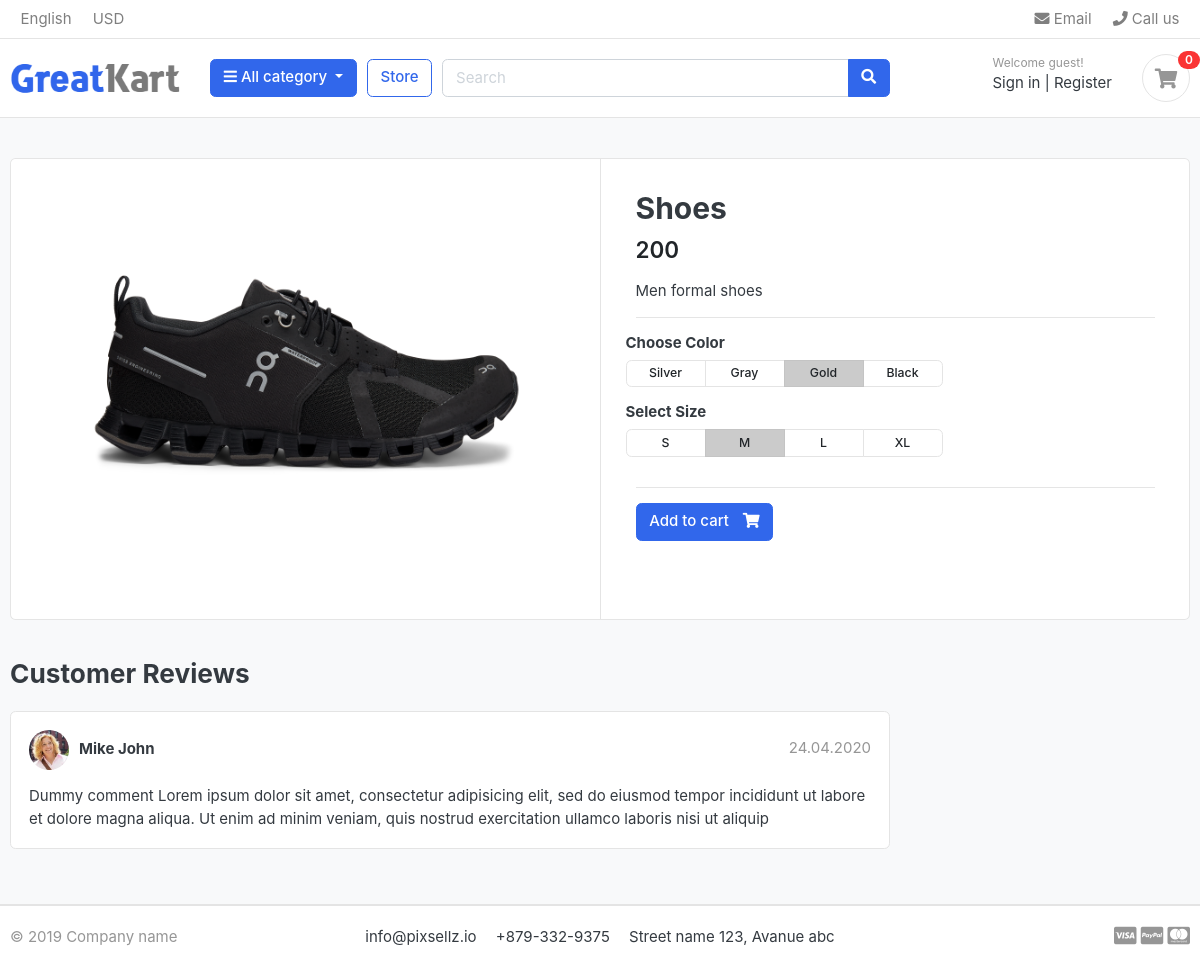
The page /store/shoes/shoes/ on the database its author committed.
### store/models.py (models this page shows, shortened)
class Product(models.Model):
    product_name    = models.CharField(max_length=200, unique=True)
    slug            = models.SlugField(max_length=200, unique=True)
    description     = models.TextField(max_length=500, blank=True)
    price           = models.IntegerField()
    image           = models.ImageField(upload_to='photos/product')
    stock           = models.IntegerField()
    is_available    = models.BooleanField(default=True)
    category        = models.ForeignKey(category, on_delete=models.CASCADE)
    created_date    = models.DateTimeField(auto_now_add=True)
    modified_date   = models.DateTimeField(auto_now=True)

### store/views.py (the view)
# urls.py: path('<slug:category_slug>/<slug:product_slug>/', views.product_detail, name='product_detail'),
def product_detail(request, category_slug, product_slug):
    try:
        single_product = Product.objects.get(category__slug=category_slug, slug=product_slug)
    except Exception as e:
        raise e
    context = {
        'single_product': single_product,
    }
    return render(request, 'store/product_detail.html', context)

### category/context_processors.py (called while the page is built)
def menu_links(request):
    links = category.objects.all()
    return dict(links=links)

### category/models.py (called while the page is built)
    def get_slug(self):
        return reverse('products_by_category', args=[self.slug])

### templates/store/product_detail.html
{% extends 'base.html' %}
{% load static %}
{% block content %}
<section class="section-content padding-y bg">
    <div class="container">
        <div class="card">
            <div class="row no-gutters">
                <aside class="col-md-6">
                    <article class="gallery-wrap">
                        <div class="img-big-wrap">
                            <a href="#"><img src="{{ single_product.image.url }}"></a>
                        </div>
                    </article>
                </aside>
                <main class="col-md-6 border-left">
                    <article class="content-body">
                        <h2 class="title">{{ single_product.product_name }}</h2>
                        <div class="mb-3">
                            <var class="price h4">{{ single_product.price }}</var>
                        </div>
                        <p>{{ single_product.description }}</p>
                        <hr>
                        <div class="row">
                            <div class="item-option-select">
                                <h6>Choose Color</h6>
                                <div class="btn-group btn-group-sm btn-group-toggle" data-toggle="buttons">
                                    <label class="btn btn-light">
                                        <input type="radio" name="radio_color"> Silver
                                    </label>
                                    <label class="btn btn-light">
                                        <input type="radio" name="radio_color"> Gray
                                    </label>
                                    <label class="btn btn-light active">
                                        <input type="radio" name="radio_color checked"> Gold
                                    </label>
                                    <label class="btn btn-light">
                                        <input type="radio" name="radio_color"> Black
                                    </label>
                                </div>
                            </div>
                        </div>
                        <div class="row">
                            <div class="item-option-select">
                                <h6>Select Size</h6>
                                <div class="btn-group btn-group-sm btn-group-toggle" data-toggle="buttons">
                                    <label class="btn btn-light">
                                        <input type="radio" name="radio_color"> S
                                    </label>
                                    <label class="btn btn-light active">
                                        <input type="radio" name="radio_color" checked> M
                                    </label>
                                    <label class="btn btn-light">
                                        <input type="radio" name="radio_color"> L
                                    </label>
                                    <label class="btn btn-light">
                                        <input type="radio" name="radio_color"> XL
                                    </label>
                                </div>
                            </div>
                        </div>
                        <hr>
                        {% if single_product.stock <= 0 %}
                            <h5 class="text-danger"> Out Of Stock </h5>
                        {% else %}
                            <a href="{% url 'add_cart' single_product.id %}" class="btn  btn-primary">
                                <span class="text">Add to cart</span> <i class="fas fa-shopping-cart"></i>
                            </a>
                        {% endif %}
                            </article>
                </main>
            </div>
        </div>
        <br>
        <div class="row">
            <div class="col-md-9">
                <header class="section-heading">
                    <h3>Customer Reviews </h3>
                </header>
                <article class="box mb-3">
                    <div class="icontext w-100">
                        <img src="{% static './images/avatars/avatar1.jpg' %}" class="img-xs icon rounded-circle">
                        <div class="text">
                            <span class="date text-muted float-md-right">24.04.2020 </span>
                            <h6 class="mb-1">Mike John </h6>
                        </div>
                    </div>
                    <div class="mt-3">
                        <p>
                            Dummy comment Lorem ipsum dolor sit amet, consectetur adipisicing elit, sed do eiusmod
                            tempor incididunt ut labore et dolore magna aliqua. Ut enim ad minim veniam,
                            quis nostrud exercitation ullamco laboris nisi ut aliquip
                        </p>
                    </div>
                </article>
            </div>
        </div>
    </div>
</section>
{% endblock %}

### ecommerce/static/css/ui.css (style rules this page uses)
html { font-family: "Inter", sans-serif; font-size: 15px; }
.content-body { flex: 1 1 auto; padding: 2rem 2.3rem; }
.img-xs, .img-sm, .img-md, .img-lg { -o-object-fit: cover; object-fit: cover; flex-shrink: 0; flex-grow: 0; }
.img-xs { width: 40px; height: 40px; }
.padding-y { padding-top: 40px; padding-bottom: 40px; }
var { font-style: normal; }
article:after, .form-group:after { display: block; clear: both; content: ""; }
.bg { background-color: #f8f9fa; }
.section-heading { margin-bottom: 20px; margin-top: 15px; }
p:last-child { margin-bottom: 0; }
.btn-light { background-color: #fff; border-color: #e4e4e4; }
.btn .text + i { margin-left: 10px; }
.icontext { display: inline-flex; align-items: center; vertical-align: middle; }
.icontext .text { width: 100%; line-height: 1.2; }
.icontext .icon { position: relative; margin-right: 10px; flex-shrink: 0; flex-grow: 0; }
.price { font-weight: 600; color: #212529; }
.box { padding: 18px; background: #fff; border-radius: 0.37rem; border: 1px solid #e4e4e4; }
.box img { max-width: 100%; }
.gallery-wrap .img-big-wrap { margin-bottom: 10px; border-radius: 0.37rem; overflow: hidden; background-color: #fff; }
.gallery-wrap .img-big-wrap a { text-align: center; display: block; }
.gallery-wrap .img-big-wrap img { height: 450px; width: auto; display: inline-block; }
.item-option-select { margin-bottom: 1rem; display: inline-block; margin-right: 15px; }
.item-option-select .btn { min-width: 80px; }

### rows shown on the page
Product: image (picture), product_name "Shoes", price "200", description "Men formal shoes"
